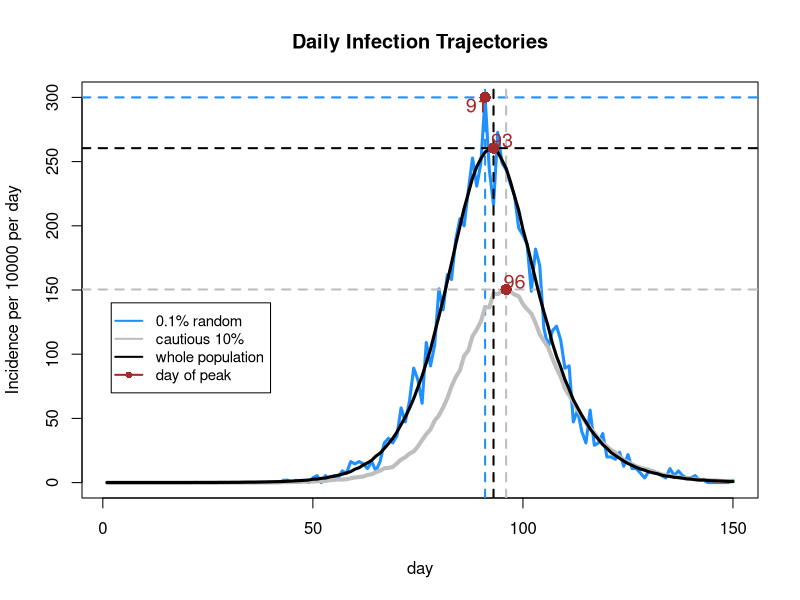

Write R code to recreate this figure. (Note: a time limit stopped this script after it produced the figure.)
seir <- function(n=5.5e+6,ne=10,nt=150,gamma=1/3,delta=1/5) {
  # SEIR stochastic simulation model.
  # n = population size; ne = initially at E state; nt = number of days 
  # gamma = daily prob E -> I; delta = daily prob I -> R
  # expect the function outputs the simulation

  lambda <- 0.4/n
  x <- rep(0,n) # initialize to susceptible state
  beta <- rlnorm(n,0,0.5); beta <- beta/mean(beta) # individual infection rates and will use it to generate βi later

  # Now we want to find:
  # 1. the number of new infections each day
  # 2. the number of new infections among the 10% of the population with the lowest βi values
  # 3. the number of new infections in a random sample of 0.1% of the population.
  # So we firstly create list of index of the following features
  index1 <- order(beta)[1:(0.1*n)]# create a list of index of the number among the 10% of the population in increasing order using 'order' function  
  index2 <- sample(n,0.001*n,replace=FALSE)# create a list of index of the number in a random sample of 0.1% of the population
  x[1:ne] <- 1 # create some infectives

  # After creating the index lists, we now going to record the number of new infections of 3 different groups
  # (each day of whole population, 10% of the population with the lowest βi values, a random sample of 0.1% of the population)
  # by subtracting the number of elements in formal infection group from the number of elements in current infection group.
  # We need to calculate the number of elements of different groups,
  # computing the transmission process given in the context and setting up storage for each state
  # Here are the detailed and concrete steps
  S <- E_new <- E_low <- E_random <- S_low <- S_random <-rep(0,nt) # set up storage for pop in each state 
  S[1] <- E_new[1] <- n-ne;# Using sum function to count the number of elements at 0-suscpetible state and initialize the number of people at susceptible state, removing the 10 E-state people
  S_low[1] <- sum(x[index1]==0)# Similarly, initialize the number of peiple at susceptible state among the 10% of the population with the lowest βi values
  S_random[1] <- sum(x[index2]==0)# initialize the number of people at susceptible state in a random sample of 0.1% of the population
  E_low[1] <- sum(x[index1]==1)# initialize the number of people at 1-exposed state among the 10% of the population with the lowest βi values
  E_random[1] <- sum(x[index2]==1) # initialize the number of people at exposed state in a random sample of 0.1% of the population
  for (i in 2:nt) { # loop over days
    u <- runif(n) # uniform random deviates
    Iota<-sum(beta[x==2])# create the set of all currently 2-infected people
    x[x==2&u<delta] <- 3 # I -> R with prob delta 
    x[x==1&u<gamma] <- 2 # E -> I with prob gamma 
    x[x==0&u<lambda*beta*Iota] <- 1 # S -> E with prob lambda*beta*Iota 
    S[i] <- sum(x==0)# assign the number of susceptible people each day of the whole population
    S_low[i]<- sum(x[index1]==0)# assign the number of susceptible people each day among the 10% of the population with the lowest βi values
    S_random[i]<- sum(x[index2]==0)# assign the number of susceptible people each day in a random sample of 0.1% of the population
    E_new[i]<- S[i-1]-S[i]# intepreting the number of new infections each day among the whole population by substracting the number of the day before from the number of current storage group
    E_low[i]<- S_low[i-1]-S_low[i]# intepreting the number of new infections each day among the 10% of the population with the lowest βi values by substracting the number of the day before from the number of current storage group
    E_random[i]<- S_random[i-1]-S_random[i]# Similar to above process
  }
  E_new[1] <- ne# initialize
  list(E_new=E_new,E_low=E_low,E_random=E_random) #E=E,I=I,R=R,
} ## seir

set.seed(3)
ep <- seir() # run simulation 

# Before constructing the plot, we standardize each trajectory by dividing by the size
n=5.5e+6
ep_new <- ep$E_new/n*10000 ## whole population
ep_low <- ep$E_low/n/0.1*10000 ## 10% of the population (with the lowest βi values)
ep_random <- ep$E_random/n/0.001*10000 ## 0.1% of the population

# Using plot function to plot the trajectory of new infections with peak in a random sample of 0.1% of the population
plot(ep_random,ylim=c(0,max(ep_new,ep_low,ep_random)),# set up the limit of the graph
     main="Daily Infection Trajectories",xlab="day",ylab="Incidence per 10000 per day", # write the title of the plot and lable axes
     type="l",col="dodgerblue",lwd=3) #using blue line to display the trajectory and assign the width
abline(h=max(ep_random), v=mean(which(ep_random == max(ep_random))), lty=2, col="dodgerblue",lwd=2)# add straight blue line with certain width to go through peak value and the corresponding line;using max and which to find the peak value and the corresponding day
points(mean(which(ep_random == max(ep_random))),max(ep_random), col="brown",cex=1.5,pch=16)# add a point of peak value of the trajectory
text(mean(which(ep_random == max(ep_random)))-2,max(ep_random)-6, mean(which(ep_random == max(ep_random))),col="brown",cex=1.2) # add explanation of "peak at day x", using which to find the certain day on which peak occurs

# Draw the trajectory of new infections with peak among the 10% of the population with the lowest βi values, the code is similar to above
lines(ep_low,col="grey",lwd=4)
abline(h=max(ep_low), v=mean(which(ep_low == max(ep_low))), lty=2, col= "grey",lwd=2)
points(mean(which(ep_low == max(ep_low))),max(ep_low), col="brown",cex=1.5,pch=16)
text(mean(which(ep_low == max(ep_low)))+2,max(ep_low)+6, mean(which(ep_low == max(ep_low))),col="brown",cex=1.2)

# Draw the trajectory of new infections with peak among the whole population, the code is similar to above
lines(ep_new, col="black",lwd=3)
abline(h=max(ep_new), v=mean(which(ep_new == max(ep_new))), lty=2, col="black", lwd=2)
points(mean(which(ep_new == max(ep_new))),max(ep_new), col="brown",cex=1.5,pch=16)
text(mean(which(ep_new == max(ep_new)))+2,max(ep_new)+6, mean(which(ep_new == max(ep_new))),col="brown",cex=1.2)
#zoom  

# Add legend indicating different groups to the plot, using list() to adjust the position of the legend to left of the plot
legend(list(x=2,y=140),legend=c("0.1% random","cautious 10%","whole population","day of peak"),
       col=c("dodgerblue","grey","black","brown"),lty=1,pch=c(NA,NA,NA,16),lwd=2,cex=0.9)

# Create 10 replicate simulations 
new <- low <- random <- list()
for (i in 1:10) {
  n=5.5e+6
  ep<-seir()
  new[[i]] <- ep$E_new
  low[[i]] <- ep$E_low
  random[[i]]<- ep$E_random
}

# Plot 10 repeated simulations of 3 groups in one plot and display the variability
# Firstly, draw trajectory for 'new infections each day among the whole population'
par(mfrow=c(3,1),mar=c(4,4,4,1),oma=c(0,0,0,0)) # Set margin and outer margin of the graph
plot(new[[1]],xlab="day",ylab="Incidence per day", # write title and label axex; Draw trajectory by lines
     main = "Variability of 10 Repeated Simulations",
     type="l",col="black",lwd=2) #
legend("topleft","Whole Population",text.col="red",lty=0,lwd=2,cex=0.9,bty ="n")# add legend
max_new = mean(which(new[[1]]==max(new[[1]])))# Find the peak and using mean function just in case there are more than one identical peak values
for (i in 2:10) {# loop
  lines(new[[i]],col="black",lwd=2)# draw new infections among whole population
  max_new  = max_new + mean(which(new[[i]]==max(new[[i]])))
}
abline(v=max_new/10, lty=2, col="red", lwd=2)# add line to indicate the peak
axis(side=1, at=max_new/10,labels=max_new/10,col ="red", col.axis="red")#make axes and lable them 

# Secondly, draw trajectory for 'the 10% of the population with the lowest βi values', similar process as above
plot(low[[1]],xlab="day",ylab="Incidence per day", type="l",col="grey",lwd=2) ## E black
legend("topleft","Cautious 10%",text.col="red",lty=0,lwd=2,cex=0.9,bty ="n")
max_low = mean(which(low[[1]]==max(low[[1]])))
for (i in 2:10) {
  lines(low[[i]],col="grey",lwd=2)
  max_low = max_low + mean(which(low[[i]]==max(low[[i]])))
}
abline(v=max_low/10, lty=2, col="red", lwd=2)
axis(side=1, at=max_low/10,labels=max_low/10,col="red",col.axis="red")

# Finally, draw trajectory for 'a random sample of 0.1% of the population', similar process as above
plot(random[[1]],xlab="day",ylab="Incidence per day", type="l",col="dodgerblue",lwd=2) #
legend("topleft","0.1% Random",text.col="red",lty=0,lwd=2,cex=0.9,bty ="n")
max_random = mean(which(random[[1]]==max(random[[1]])))
for (i in 2:10) {
  lines(random[[i]],col="dodgerblue",lwd=2)
  max_random = max_random + mean(which(random[[i]]==max(random[[i]])))
}
abline(v=max_random/10, lty=2, col="red", lwd=2)
axis(side=1, at=max_random/10,labels=max_random/10,col="red",col.axis="red")
